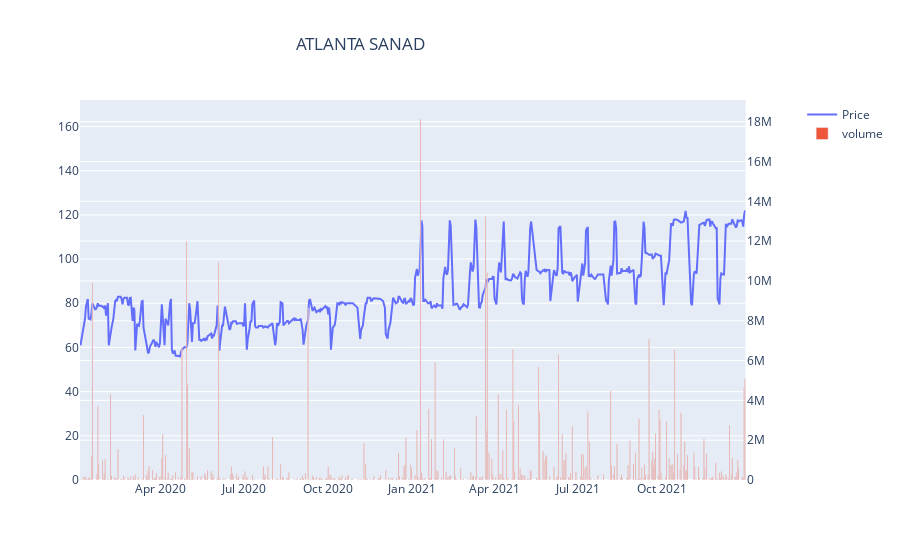

The cell this chart's notebook holds for it:
### Markdown cell above
### Application of the function for WAFA ASSURANCE

### Code cell
WF = Stock('WF ASS')
visualization(ATL, 'ATLANTA SANAD ')

### Figure 1 — Plotly figure (JSON) as saved in the notebook; plotly's stock layout.template omitted (floating-point values rounded to 4 significant figures; data arrays with more than 128 entries replaced by an {"elided": "..."} marker saying what was removed)
{"data": [{"mode": "lines", "name": "Price", "type": "scatter", "x": {"elided": "499 str values"}, "xaxis": "x", "y": {"elided": "499 float values"}, "yaxis": "y"}, {"name": "volume", "type": "bar", "x": {"elided": "499 str values"}, "xaxis": "x", "y": {"elided": "499 float values"}, "yaxis": "y2"}], "layout": {"title": {"text": "ATLANTA SANAD ", "x": 0.4}, "xaxis": {"anchor": "y", "domain": [0, 0.94]}, "yaxis": {"anchor": "x", "domain": [0, 1], "range": [0, 172], "visible": true}, "yaxis2": {"anchor": "x", "overlaying": "y", "side": "right"}}}
